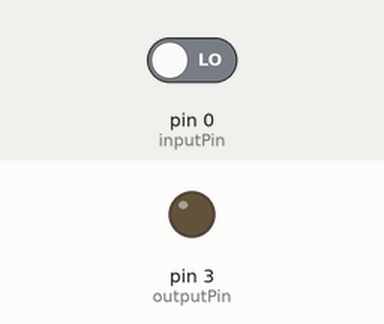
Simulated run of this sketch. Board: Arduino Uno, built with avr-gcc and run on an emulated ATmega328P. On the bench: output pins drawn as LEDs (lit = HIGH). The inputs (shaded band) are chosen by the test bench; at power-on: pin 0 (inputPin) LOW.

Above: at 1.2 s.
1.3 s: pin 0 (inputPin) driven HIGH
At 2.4 s:
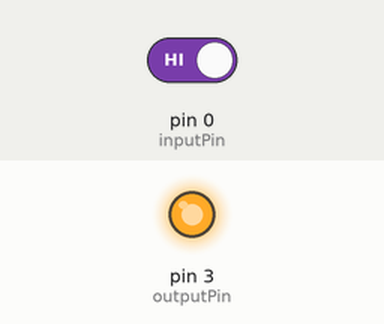
2.8 s: pin 0 (inputPin) driven LOW
At 3.5 s:
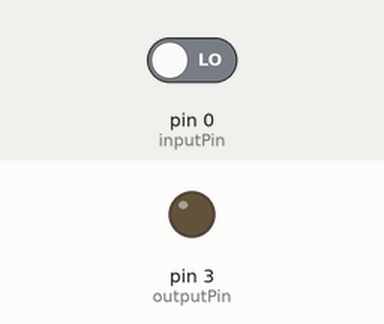
Timing chart, 0 to 5.8 s (numbered marks = the images above; inputs shaded):
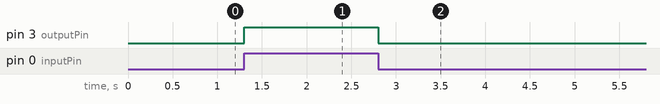

The sketch:

Input_Test.ino
```cpp
byte inputPin = 0;
byte outputPin = 3;
void setup() {
  pinMode(inputPin,INPUT);
  pinMode(outputPin,OUTPUT);
}
void loop() {

  digitalWrite(outputPin, digitalRead(inputPin) ? HIGH : LOW);

}
```

Measured:
- after the input at 1.3 s, pin 3 (outputPin): LOW → HIGH at once
- after the input at 2.8 s, pin 3 (outputPin): HIGH → LOW at once
